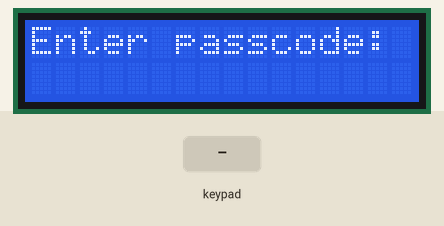
A sketch run on a simulated Arduino Uno, built with avr-gcc and run on an emulated ATmega328P. Shown: 16×2 character LCD. Inputs (shaded band) come from the test bench.

Above: at 1.2 s.
1.3 s: keypad keys 1 1 1 0 9 8 pressed 0.4 s apart
At 4.2 s:
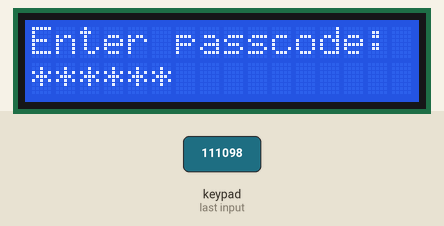
5.2 s: key '7' pressed
At 6.0 s:
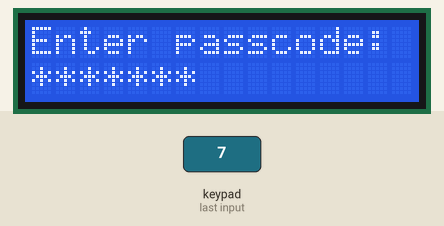
6.7 s: keypad keys 1 1 1 0 9 8 * pressed 0.4 s apart
At 9.8 s:
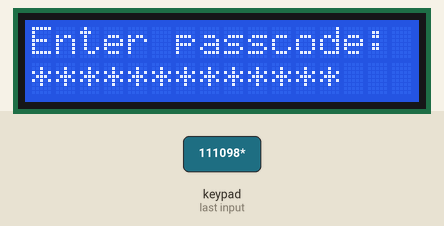
11.0 s: key '8' pressed
At 11.6 s:
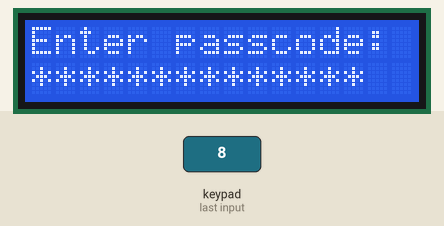
12.5 s: keypad keys 1 2 3 4 pressed 0.4 s apart
At 14.2 s:
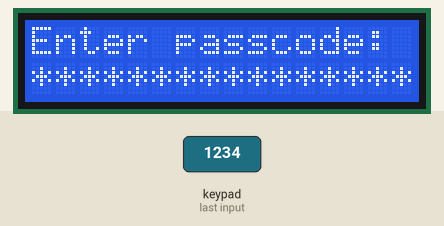
15.6 s: key 'S' pressed
At 16.2 s:
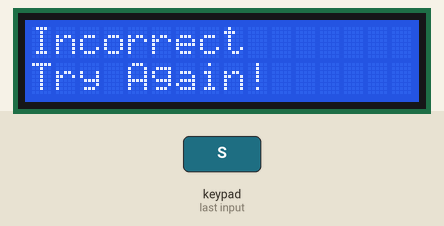
Timing chart, 0 to 18.6 s (numbered marks = the images above; inputs shaded):
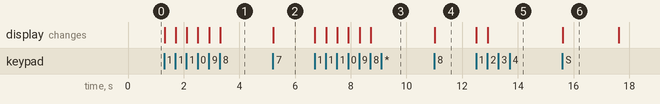

The sketch:

pr5_3.ino
```cpp
/****************************************************************************
 * Title  : Assume one password is stored in system. Enter password         *
 *          using keypad and check whether is correct or wrong and display  *
 *          status on LCD.                                                  *
 * Date   : 03/09/2017                                                      *
 * Author : Harsh Patel                                                     *
 * ID No  : 15it077                                                         *
 * E-mail : 15it077@charusat.edu.in                                         *
 ****************************************************************************/
#include <Keypad.h>
#include <LiquidCrystal.h>

const byte ROWS = 4; //four rows
const byte COLS = 4; //four columns
String buffr = ""; // buffr stores user input when entering password

String passwd = "1234"; // passwd stores passwd for unlocking

int top = 0; // top is end of the buffr
int flagPasswd = 1; // used to know if program is being run first time

//define the symbols on the buttons of the keypads
char hexaKeys[ROWS][COLS] = {
  {'7', '8', '9', 'E'}, /* E -> Erase */
  {'4', '5', '6', '*'},
  {'1', '2', '3', '-'},
  {'C', '0', 'K', 'S'} /* S -> OK(Next or Enter). */
};
byte rowPins[ROWS] = {11, 10, 9, 8}; //connect to the row pinouts of the keypad
byte colPins[COLS] = {7, 6, 5, 4}; //connect to the column pinouts of the keypad

//initialize an instance of class NewKeypad
Keypad customKeypad = Keypad( makeKeymap(hexaKeys), rowPins, colPins, ROWS, COLS);
LiquidCrystal lcd(14, 15, 16, 17, 18, 19);

void setup() {
  Serial.begin(9600);
  lcd.begin(16, 2);
}

void loop() {
  char customKey = customKeypad.getKey();
  if (flagPasswd) {
    clearBuffr();
    printPasswd();
    flagPasswd = 0;
  }
  switch (customKey) {
    case 'E':
      buffr.remove(--top);
      printPasswd();
      break;
    case 'S':
      checkPasswd();
      clearBuffr();
      printPasswd();
      break;
    case '0' ... '9':
      buffr += customKey;
      top++;
      printPasswd();
      break;
  }
}

void checkPasswd() {
  if (passwd == buffr) {
    passwdCorrect();
  }
  else {
    passwdIncorrect();
  }
}

void passwdCorrect() {
  lcd.clear();
  lcd.setCursor(0, 0);
  lcd.print("Welcome!");
  while(1);
}

void passwdIncorrect() {
  lcd.clear();
  lcd.setCursor(0, 0);
  lcd.print("Incorrect");
  lcd.setCursor(0, 1);
  lcd.print("Try Again!");
  delay(2000);
}

void printPasswd() {
  lcd.clear();
  lcd.setCursor(0, 0);
  lcd.print("Enter passcode: ");
  if (top) {
    for (int i = 0; i < top; i++) {
      lcd.setCursor(i, 1);
      lcd.print("*");
    }
  }
}

void clearBuffr() {
  buffr = String("");
  top = 0;
}
```

Measured:
- after the input at 1.3 s, the display: first changes at once (image 1 shows a later state)
- after the input at 5.2 s, the display: changes at once (image 2)
- after the input at 6.7 s, the display: first changes at once (image 3 shows a later state)
- after the input at 11.0 s, the display: changes at once (image 4)
- after the input at 12.5 s, the display: first changes at once (image 5 shows a later state)
- after the input at 15.6 s, the display: changes at once (image 6)
- what the display in image 6 shows lasts 2.0 s, from 15.6 s to 17.6 s
